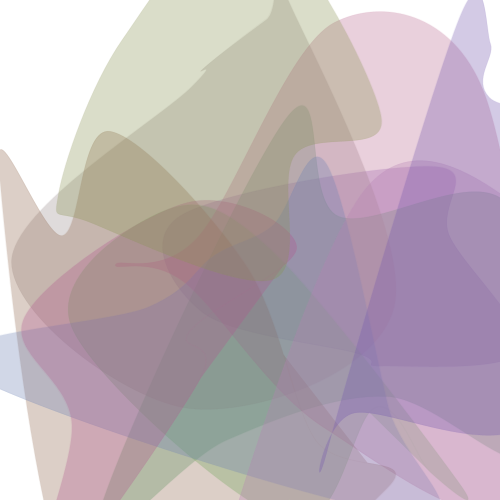
Frame 1 (no input)
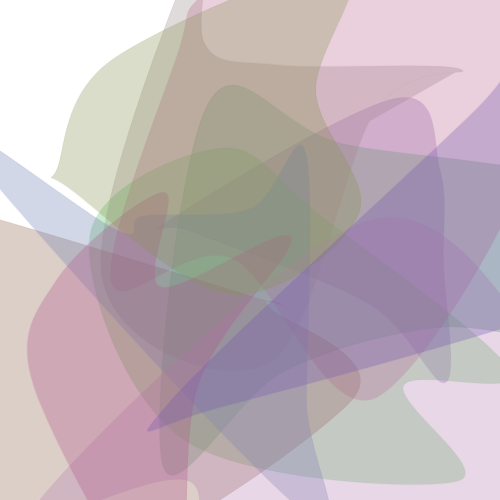
Frame 60 (the mouse pressed at the canvas centre just before this capture)
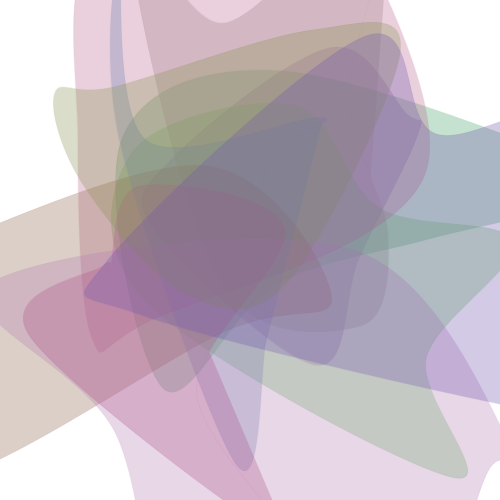
Frame 120 (the mouse held since frame 60 and released just before this capture)

The Processing sketch that drew these frames (run headless with seeded random() and noise(); from frame 60 on, the mouse is pressed at the canvas centre):

// Processing sketch: processing_100391
// ── processing_100391.pde

/* OpenProcessing Tweak of *@*http://www.openprocessing.org/sketch/100391*@* */
/* !do not delete the line above, required for linking your tweak if you upload again */
/*
Sal Spring
allonestring.co.uk
June 2013

playing with rotating systems
here with blobs

keyboard input for 
• [b]lobs
• [f]lowers
• [s]tars
• toggle [d]isplaying the satelliets
*/

int numBlobs = 11;
Blob[] blobs;

int minOrbitRad = 80;
int maxOrbitRad = 300;
float minOrbitRotInc = -0.015;
float maxOrbitRotInc = 0.015;
int minBlobOrbit = 100;
int maxBlobOrbit = 200;

boolean displaySats = false;
color bgcolour = 255;
String shapeStyle = "BLOBS";


void setup()
{
  size(500, 500);
  background(bgcolour);
  smooth();

  blobs = new Blob[numBlobs];
  for (int b = 0; b < numBlobs; b++)
  {
    blobs[b] = new Blob();
    blobs[b].colour = color(random(64, 192), random(64, 192), random(64, 192));
    blobs[b].makeSatellites();
  }
}

void draw()
{
  background(bgcolour);

  pushMatrix();
  translate(width/2, height/2);
  for (int b = 0; b < numBlobs; b++)
  {
    pushMatrix();
    translate(blobs[b].centre.posx, blobs[b].centre.posy);
    blobs[b].update();
    blobs[b].display();
    popMatrix();
  }
  popMatrix();
}

void keyPressed()
{
  if (keyCode == 'd' || keyCode == 'D') displaySats = !displaySats;
  if (keyCode == 's' || keyCode == 'S') shapeStyle = "STARS";
  if (keyCode == 'f' || keyCode == 'F') shapeStyle = "FLOWERS";
  if (keyCode == 'b' || keyCode == 'B') shapeStyle = "BLOBS";
}

class Blob
{
  Satellite[] satellites;
  int numSats = 7;
  Satellite centre;
  color colour;


  Blob()
  {
    this.satellites = satellites;
    this.centre = centre;
    this.colour = colour;
  }

  void update()
  {
    for (int s = 0; s < numSats; s++)
    {
      satellites[s].update();
      if (displaySats) satellites[s].display();
    }
    centre.update();
  }

  void makeSatellites()
  {      
    satellites = new Satellite[numSats];
    for (int s = 0; s < numSats; s++)
    {
      float thisOrbitRad = random(minOrbitRad, maxOrbitRad);
      float thisOrbitRot = random(0, TWO_PI);
      float thisOrbitRotInc = random(minOrbitRotInc, maxOrbitRotInc);

      satellites[s] = new Satellite(thisOrbitRad, thisOrbitRot, thisOrbitRotInc);
      satellites[s].colour = this.colour;
    }
    float centreOrbitRad = random(minBlobOrbit, maxBlobOrbit);
    float cenreOrbitRot = random(0, TWO_PI);
    float centreOrbitRotInc = random(minOrbitRotInc, maxOrbitRotInc);
    centre = new Satellite(centreOrbitRad, cenreOrbitRot, centreOrbitRotInc);
  }

  void display()
  {
    PVector[] unsorted = new PVector[numSats];
    for (int s = 0; s < numSats; s++)
    {
      unsorted[s] = new PVector(satellites[s].posx, satellites[s].posy);
    }
    PVector[] sorted = untwistShape(unsorted);

    if (shapeStyle == "STARS")
    {
    stroke(colour, 80);
    fill(colour, 100);
      beginShape();
      for (int s = numSats - 1; s >= 0; s--)
      {
        int t = (s + 1) % numSats;
        curveVertex(sorted[t].x, sorted[t].y);
        curveVertex(sorted[t].x, sorted[t].y);
        curveVertex(0, 0);
        curveVertex(sorted[s].x, sorted[s].y);
        curveVertex(sorted[s].x, sorted[s].y);
      }
      endShape();
    }
    else if (shapeStyle == "FLOWERS")
    {
    stroke(colour, 80);
    fill(colour, 100);
      beginShape();
      for (int s = numSats - 1; s >= 0; s--)
      {
        int t = (s + 1) % numSats;
        curveVertex(sorted[t].x, sorted[t].y);
        curveVertex(0, 0);
        curveVertex(0, 0);
        curveVertex(sorted[s].x, sorted[s].y);
      }
      endShape();
    }    
    else
    {
    stroke(colour, 20);
    fill(colour, 80);
      beginShape();
      for (int s = numSats - 1; s >= 0; s--)
      {
        curveVertex(sorted[s].x, sorted[s].y);
      }
      for (int s = numSats - 1; s >= 0; s--)
      {
        curveVertex(sorted[s].x, sorted[s].y);
      }
      endShape();
    }

    if (displaySats)
    {
      for (int s = 0; s < numSats; s++)
      {
        satellites[s].display();
      }
    }
  }

  //sort vertices clockwise from midpoint
  PVector[] untwistShape(PVector[] vertices)
  {
    float midpointX = 0;
    float midpointY = 0;

    float[] anglesToVertices = new float[vertices.length];
    for (int v = 0; v < vertices.length; v++)
    {
      float dx = midpointX - vertices[v].x;
      float dy = midpointY - vertices[v].y;
      anglesToVertices[v] = atan2(dy, dx);
    }

    int[] sortedArray = new int[anglesToVertices.length];

    for (int i = 0; i < sortedArray.length; i++)
    {
      int arrayIndex = 80; //something much bigger than largest array length
      float minTestValue = 1000; // something much bigger than largest value

      for (int j = 0; j < anglesToVertices.length; j++)
      {
        if (anglesToVertices[j] < minTestValue)
        {
          minTestValue = anglesToVertices[j];
          arrayIndex = j;
        }
      }
      sortedArray[i] = arrayIndex;
      anglesToVertices[sortedArray[i]] = 1000;
    }

    PVector[] returnArray = new PVector[vertices.length];
    for (int a = 0; a < vertices.length; a++)
    {
      returnArray[a] = vertices[sortedArray[a]];
    }

    return returnArray;
  }
}

class Satellite
{
  float orbitRadius, orbitRotation, orbitRotInc;
  float posx, posy;
  color colour;

  Satellite(float orbitRadius, float orbitRotation, float orbitRotInc)
  {
    this.orbitRadius = orbitRadius;
    this.orbitRotation = orbitRotation;
    this.orbitRotInc = orbitRotInc;
    this.colour = colour;
    findPosition();
  }

  void display()
  {
    pushMatrix();
    translate(posx, posy);
    if (shapeStyle == "STARS")
    {
      stroke(colour, 100);
      noFill();
      ellipse(0, 0, 15, 15);
    }
    else if (shapeStyle == "FLOWERS") 
    {
      noStroke();
      fill(colour, 10);
      ellipse(0, 0, 25, 25);
    }
    else
    {
      noStroke();
      fill(colour);
      ellipse(0, 0, 5, 5);
    }
    popMatrix();
  }

  void update()
  {
    orbitRotation += orbitRotInc;
    findPosition();
  }

  void findPosition()
  {
    posx = orbitRadius * cos(orbitRotation);
    posy = orbitRadius * sin(orbitRotation);
  }
}
